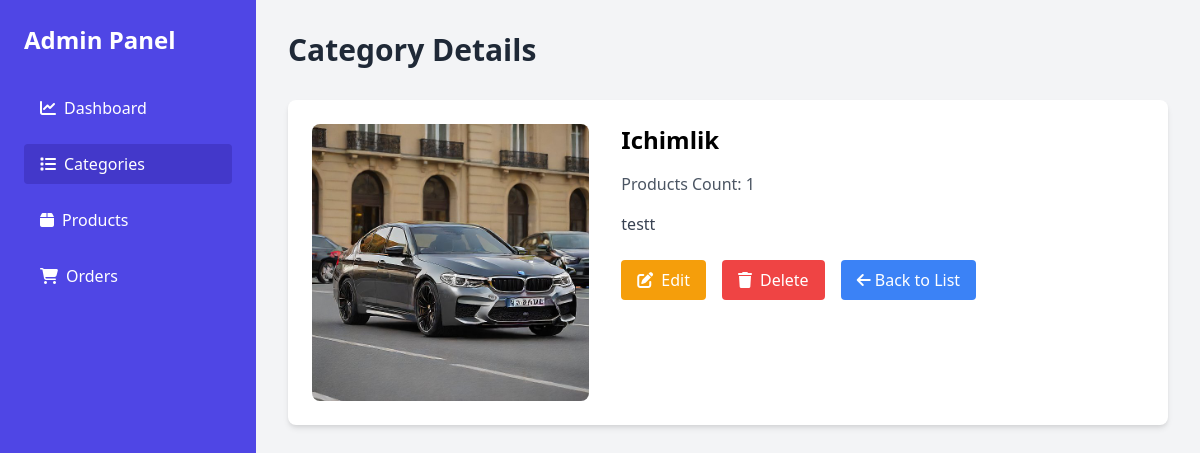
The page /categories/detail/4/ on the database its author committed.
### categories/models.py (models this page shows, shortened)
class Category(BaseModel):
    name = models.CharField(max_length=100)
    desc = models.TextField()
    image = models.ImageField(upload_to='categories_image/')
    def get_update_url(self):
        return reverse('categories:update', args=[self.pk])
    def get_delete_url(self):
        return reverse('categories:delete', args=[self.pk])

### categories/views.py (the view)
# urls.py: path('detail/<int:pk>/', views.category_detail, name='detail'),
def category_detail(request, pk):
    category = get_object_or_404(Category, pk=pk)
    product_count = Product.objects.filter(category=category).count()
    ctx = {
        'category': category,
        'product_count': product_count,
    }
    return render(request, 'categories/detail.html', ctx)

### templates/categories/detail.html (shortened to what this page needs)
{% extends 'base.html' %}
{% block content %}
    <main class="flex-1 p-8 overflow-y-auto">
        <header class="flex justify-between items-center mb-8">
            <h2 class="text-3xl font-bold text-gray-800">Category Details</h2>
        </header>
        <div class="bg-white p-6 rounded-lg shadow-md animate-fadeIn">
            <div class="flex flex-col md:flex-row">
                <div class="md:w-1/3 mb-4 md:mb-0">
                    <img src="{{ category.image.url }}" alt="Category Icon" class="w-full rounded-lg">
                </div>
                <div class="md:w-2/3 md:pl-8">
                    <h3 class="text-2xl font-bold mb-4">{{ category.name }}</h3>
                    <p class="text-gray-600 mb-4">Products Count: {{ product_count }}</p>
                    <p class="text-gray-700 mb-6">{{ category.desc }}</p>
                    <div class="flex space-x-4">
                        <a href="{{ category.get_update_url }}" class="bg-yellow-500 text-white px-4 py-2 rounded hover:bg-yellow-600 transition-colors duration-200">
                            <i class="fas fa-edit mr-2"></i>Edit
                        </a>
                        <a href="{{ category.get_delete_url }}" class="bg-red-500 text-white px-4 py-2 rounded hover:bg-red-600 transition-colors duration-200">
                            <i class="fas fa-trash mr-2"></i>Delete
                        </a>
                        <a href="{% url 'categories:list' %}" class="bg-blue-500 text-white px-4 py-2 rounded hover:bg-blue-600 transition-colors duration-200">
                            <i class="fas fa-arrow-left"></i> Back to List
                        </a>
                    </div>
                </div>
            </div>
        </div>
    </main>
{% endblock %}

### static/css/styles.css (style rules this page uses)
.animate-fadeIn { animation: fadeIn 0.5s ease-in-out; }

### rows shown on the page
Category: image (picture), name "Ichimlik", desc "testt"

### other values the page prints
{{ product_count }} "1"
